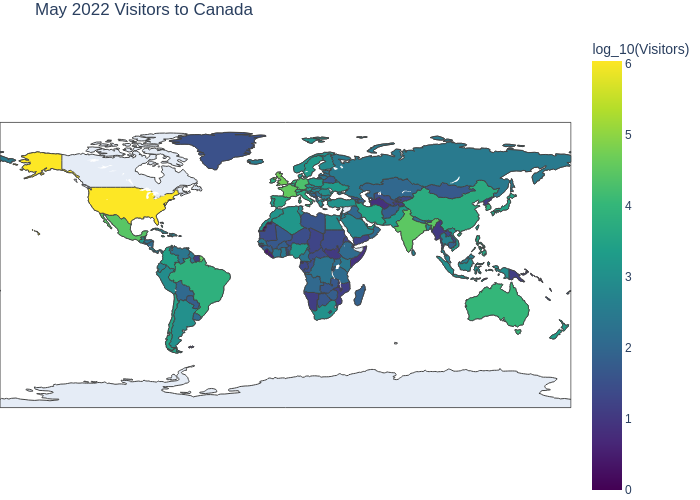

Source code (Python):
import pandas as pd
import matplotlib.pyplot as plt
import plotly.express as px
import math

def substitutions(canada_visitors):

    # Name substitutions (matching codes names):
    name_substitutions = {"United States of America residents entering Canada": "United States",
                    "South Africa, Republic of": "South Africa",
                    "Venezuela": "Venezuela, Bolivarian Rep. of",
                    "Libya": "Libyan Arab Jamahiriya",
                    "Sudan": "Sudan, The Republic of",
                    "South Sudan": "South Sudan, The Republic of",
                    "Iran": "Iran, Islamic Rep. of",
                    "Korea, North": "Korea, Dem. People's Rep. of",
                    "Korea, South": "Korea, Republic of",
                    "Taiwan": "Taiwan, China",
                    "Czechia": "Czech Republic",
                    "Tanzania": "Tanzania, United Republic of",
                    "Congo, Republic of the": "Congo",
                    "Laos": "Lao People's Dem. Rep."}

    # Make the substitutions:
    canada_visitors["Country of residence"] = canada_visitors["Country of residence"].replace(name_substitutions)
    canada_visitors = canada_visitors.rename(columns={"Country of residence": "Country"})
    canada_visitors = canada_visitors.fillna(0)

    # Set index:
    canada_visitors = canada_visitors.set_index("Country")

    return canada_visitors


canada_visitors = pd.read_csv("Canada_visitors.csv")
canada_visitors = substitutions(canada_visitors)

monthly_visitors = canada_visitors["2022-05"]
monthly_visitors.name = "Visitors"
monthly_visitors = monthly_visitors.to_frame()

# Log scale as the US dominates:
monthly_visitors["log(Visitors)"] = monthly_visitors.apply(lambda row : math.log(row["Visitors"], 10) if row["Visitors"] != 0 else 0, axis=1)
# TODO: log visitors of specific month


# Codes
countries_codes = pd.read_csv("countries_codes.csv", sep=";", usecols=["ISO3 CODE", "LABEL EN"])
countries_codes = countries_codes.rename(columns={"ISO3 CODE": "ISO3", "LABEL EN": "Country"})

# Combine the country codes with the country data
combined = pd.merge(monthly_visitors, countries_codes, how="inner", on="Country")

fig = px.choropleth(combined, locations="ISO3", locationmode="ISO-3",
                    color='log(Visitors)',
                    color_continuous_scale="Viridis",
                    title="May 2022 Visitors to Canada",
                    labels={'log(Visitors)':'log_10(Visitors)'})

fig.update_layout(margin={"r":0,"t":30,"l":0,"b":0})
fig.write_image("canada_visitors_map.png")
fig.write_html("canada_visitors_map.html")
#fig.show()
